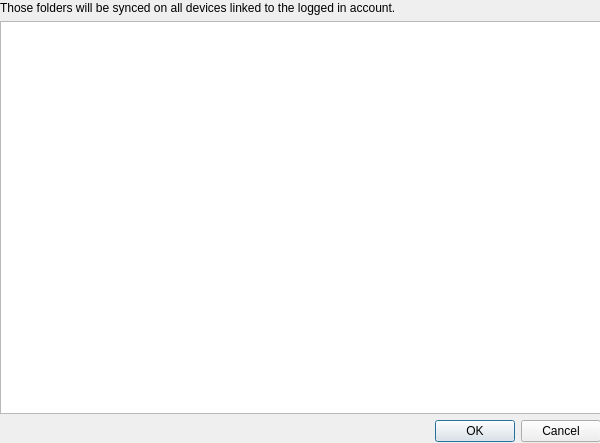
<?xml version="1.0" encoding="UTF-8"?>
<ui version="4.0">
 <class>Dialog</class>
 <widget class="QDialog" name="Dialog">
  <property name="geometry">
   <rect>
    <x>0</x>
    <y>0</y>
    <width>600</width>
    <height>443</height>
   </rect>
  </property>
  <property name="windowTitle">
   <string>Synced Folders</string>
  </property>
  <widget class="QWidget" name="">
   <property name="geometry">
    <rect>
     <x>0</x>
     <y>1</y>
     <width>601</width>
     <height>441</height>
    </rect>
   </property>
   <layout class="QVBoxLayout" name="verticalLayout">
    <item>
     <widget class="QLabel" name="lblHelp">
      <property name="text">
       <string>Those folders will be synced on all devices linked to the logged in account.</string>
      </property>
     </widget>
    </item>
    <item>
     <widget class="QTreeView" name="treeView"/>
    </item>
    <item>
     <widget class="QDialogButtonBox" name="buttonBox">
      <property name="orientation">
       <enum>Qt::Horizontal</enum>
      </property>
      <property name="standardButtons">
       <set>QDialogButtonBox::Cancel|QDialogButtonBox::Ok</set>
      </property>
     </widget>
    </item>
   </layout>
  </widget>
 </widget>
 <resources/>
 <connections>
  <connection>
   <sender>buttonBox</sender>
   <signal>accepted()</signal>
   <receiver>Dialog</receiver>
   <slot>accept()</slot>
   <hints>
    <hint type="sourcelabel">
     <x>248</x>
     <y>254</y>
    </hint>
    <hint type="destinationlabel">
     <x>157</x>
     <y>274</y>
    </hint>
   </hints>
  </connection>
  <connection>
   <sender>buttonBox</sender>
   <signal>rejected()</signal>
   <receiver>Dialog</receiver>
   <slot>reject()</slot>
   <hints>
    <hint type="sourcelabel">
     <x>316</x>
     <y>260</y>
    </hint>
    <hint type="destinationlabel">
     <x>286</x>
     <y>274</y>
    </hint>
   </hints>
  </connection>
 </connections>
</ui>
